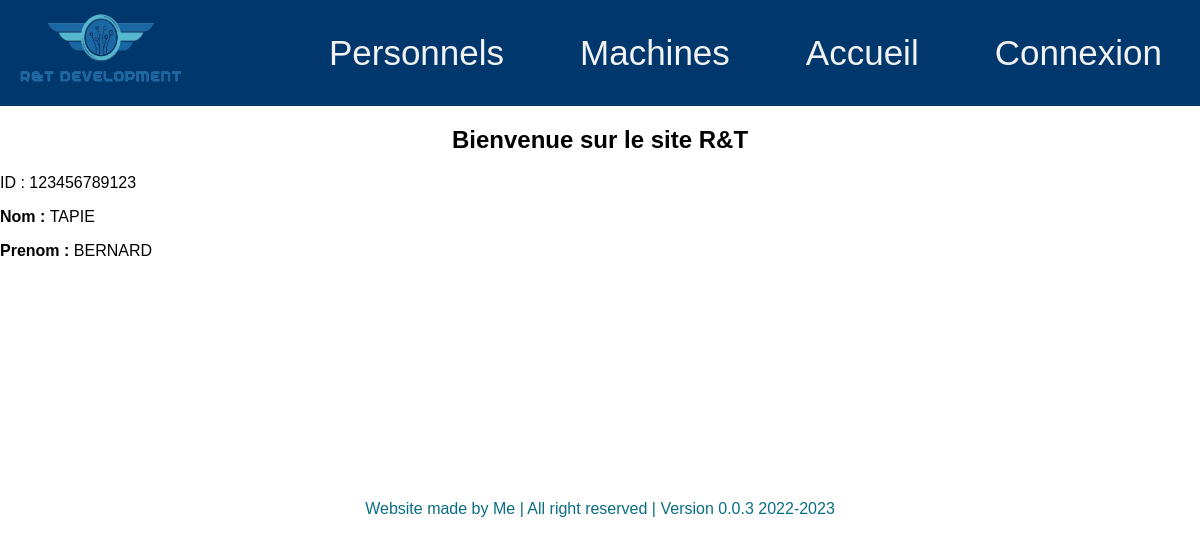
The page /computerApp/machine/123456789123 on the database its author committed.
### computerApp/models.py (models this page shows, shortened)
class Personnel(models.Model):
    id = models.PositiveIntegerField(primary_key=True,editable=True, validators=[MaxValueValidator(9999999999999)])
    nom= models.CharField(max_length= 200)
    prenom= models.CharField(max_length= 200)
    machine = models.ForeignKey(Machine, on_delete=models.SET_NULL, null=True)

### computerApp/views.py (the view)
# urls.py: path('machine/<pk>', views.machine_detail_view, name='machine-detail'),
def machine_detail_view(request, pk):
    personnel = get_object_or_404(Personnel, id=pk)
    context={'personnel': personnel}
    return render(request, 'computerApp/personnel_detail.html', context)

### computerApp/views.py (called while the page is built)
def global_context(request):
    from .forms import SearchForm
    form = SearchForm()  # Crée une instance du formulaire de recherche
    return {'search_form': form}  # Retourne le formulaire dans le contexte sous la clé 'search_form'

### computerApp/templates/computerApp/personnel_detail.html
{% extends "index.html" %}
{% block content %}
    <p>ID :  {{ personnel.id }}</p>
    <p><strong>Nom :
    </strong> {{ personnel.nom }}</p>
    <p><strong>Prenom :
    </strong> {{ personnel.prenom }}</p>
{% endblock %}

### computerApp/static/css/test.css (style rules this page uses)
body { margin: 0; font-family: Arial, Helvetica, sans-serif; }

### rows shown on the page
Personnel: id "123456789123", nom "TAPIE", prenom "BERNARD"
